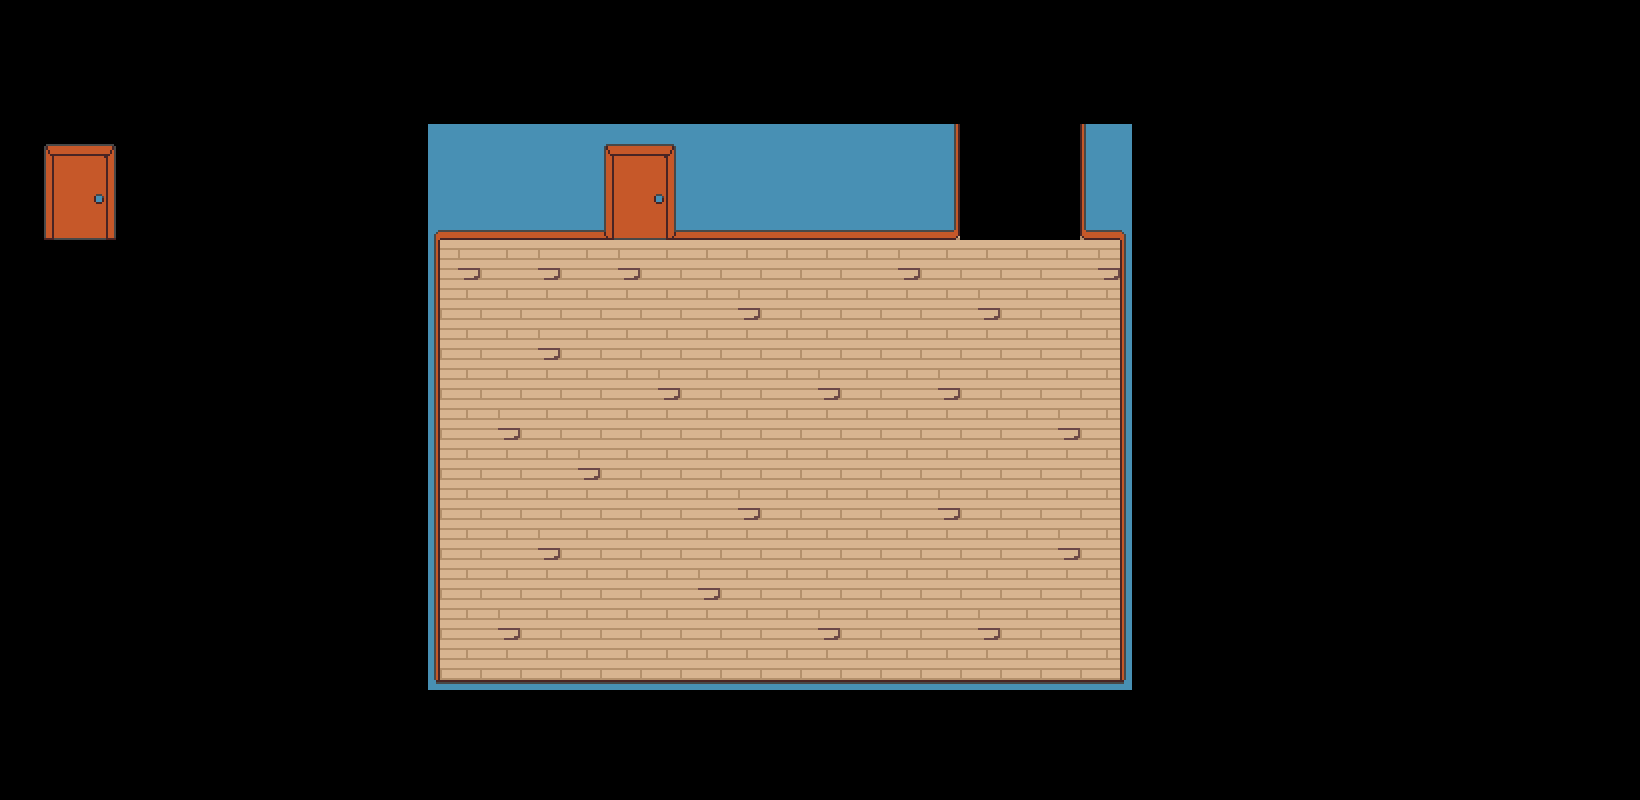

This game map was drawn from its Tiled (.tmx) file and the tilesets committed beside it. A one-line description and the full map source follow:
An orthogonal 41x20 tile map with 40x40 px tiles, 2 tile layers (Tile Layer 1, Tile Layer 2) and 17 objects (3x transition, 2x interactable, hall, soosdoor, darkdoor).

<map version="1.10" tiledversion="1.10.2" orientation="orthogonal" renderorder="right-down" width="41" height="20" tilewidth="40" tileheight="40" infinite="0" nextlayerid="6" nextobjectid="38">
 <editorsettings>
  <export target="schooldoor.lua" format="lua" />
 </editorsettings>
 <properties>
  <property name="light" value="on" />
  <property name="music" value="home theme" />
  <property name="name" value="Oleg's room" />
 </properties>
 <tileset firstgid="1" source="../tilesets/schooltiles.tsx" />
 <layer id="1" name="Tile Layer 1" width="41" height="20">
  <data encoding="csv">
2,2,2,2,2,2,2,2,2,2,2,2,2,2,2,2,2,2,2,2,2,2,2,2,2,2,2,2,2,2,2,2,2,2,2,2,2,2,2,2,2,
2,2,2,2,2,2,2,2,2,2,2,2,2,2,2,2,2,2,2,2,2,2,2,2,2,2,2,2,2,2,2,2,2,2,2,2,2,2,2,2,2,
2,2,2,2,2,2,2,2,2,2,2,2,2,2,2,2,2,2,2,2,2,2,2,2,2,2,2,2,2,2,2,2,2,2,2,2,2,2,2,2,2,
2,2,2,2,2,2,2,2,2,2,80,92,92,92,92,4,5,92,92,92,92,92,92,93,2,2,2,91,81,2,2,2,2,2,2,2,2,2,2,2,2,
2,2,2,2,2,2,2,2,2,2,80,92,92,92,92,13,14,92,92,92,92,92,92,93,2,2,2,91,81,2,2,2,2,2,2,2,2,2,2,2,2,
2,2,2,2,2,2,2,2,2,2,89,11,11,11,11,22,23,11,11,11,11,11,11,3,2,2,2,3,90,2,2,2,2,2,2,2,2,2,2,2,2,
2,2,2,2,2,2,2,2,2,2,98,1,3,1,3,1,3,3,3,3,3,3,1,3,3,3,3,1,99,2,2,2,2,2,2,2,2,2,2,2,2,
2,2,2,2,2,2,2,2,2,2,98,3,3,3,3,3,3,3,1,3,3,3,3,3,1,3,3,3,99,2,2,2,2,2,2,2,2,2,2,2,2,
2,2,2,2,2,2,2,2,2,2,98,3,3,1,3,3,3,3,3,3,3,3,3,3,3,3,3,3,99,2,2,2,2,2,2,2,2,2,2,2,2,
2,2,2,2,2,2,2,2,2,2,98,3,3,3,3,3,1,3,3,3,1,3,3,1,3,3,3,3,99,2,2,2,2,2,2,2,2,2,2,2,2,
2,2,2,2,2,2,2,2,2,2,98,3,1,3,3,3,3,3,3,3,3,3,3,3,3,3,1,3,99,2,2,2,2,2,2,2,2,2,2,2,2,
2,2,2,2,2,2,2,2,2,2,98,3,3,3,1,3,3,3,3,3,3,3,3,3,3,3,3,3,99,2,2,2,2,2,2,2,2,2,2,2,2,
2,2,2,2,2,2,2,2,2,2,98,3,3,3,3,3,3,3,1,3,3,3,3,1,3,3,3,3,99,2,2,2,2,2,2,2,2,2,2,2,2,
2,2,2,2,2,2,2,2,2,2,98,3,3,1,3,3,3,3,3,3,3,3,3,3,3,3,1,3,99,2,2,2,2,2,2,2,2,2,2,2,2,
2,2,2,2,2,2,2,2,2,2,98,3,3,3,3,3,3,1,3,3,3,3,3,3,3,3,3,3,99,2,2,2,2,2,2,2,2,2,2,2,2,
2,2,2,2,2,2,2,2,2,2,98,3,1,3,3,3,3,3,3,3,1,3,3,3,1,3,3,3,99,2,2,2,2,2,2,2,2,2,2,2,2,
2,2,2,2,2,2,2,2,2,2,98,3,3,3,3,3,3,3,3,3,3,3,3,3,3,3,3,3,99,2,2,2,2,2,2,2,2,2,2,2,2,
2,2,2,2,2,2,2,2,2,2,107,56,56,56,56,56,56,56,56,56,56,56,56,56,56,56,56,56,108,2,2,2,2,2,2,2,2,2,2,2,2,
2,2,2,2,2,2,2,2,2,2,47,47,47,47,47,47,47,47,47,47,47,47,47,47,47,47,47,47,47,47,2,2,2,2,2,2,2,2,2,2,2,
2,2,2,2,2,2,2,2,2,2,2,2,2,2,2,2,2,2,2,2,2,2,47,47,47,47,2,2,2,2,2,2,2,2,2,2,2,2,2,2,2
</data>
 </layer>
 <layer id="18" name="Tile Layer 2" width="31" height="12">
  <data encoding="csv">
0,0,0,0,0,0,0,0,0,0,0,0,0,0,0,0,0,0,0,0,0,0,0,0,0,0,0,0,0,0,0,
0,0,0,0,0,0,0,0,0,0,0,0,0,0,0,0,0,0,0,0,0,0,0,0,0,0,0,0,0,0,0,
0,0,0,0,0,0,0,0,0,0,0,0,0,0,0,0,0,0,0,0,0,0,0,0,0,0,0,0,0,0,0,
0,31,32,0,0,0,0,0,0,0,60,60,60,60,60,60,60,60,60,60,60,60,60,60,0,0,0,60,60,0,0,
0,40,41,0,0,0,0,0,0,0,0,0,0,0,0,0,0,0,0,0,0,0,0,0,0,0,0,0,0,0,0,
0,49,50,0,0,0,0,0,0,0,0,0,0,0,0,0,0,0,0,0,0,0,0,12,0,0,0,10,0,0,0,
0,0,0,0,0,0,0,0,0,0,0,0,0,0,0,0,0,0,0,0,0,0,0,0,0,0,0,0,0,0,0,
0,0,0,0,0,0,0,0,0,0,0,0,0,0,0,0,0,0,0,0,0,0,0,0,0,0,0,0,0,0,0,
0,0,0,0,0,0,0,0,0,0,0,0,0,0,0,0,0,0,0,0,0,0,0,0,0,0,0,0,0,0,0,
0,0,0,0,0,0,0,0,0,0,0,0,0,0,0,0,0,0,0,0,0,0,0,0,0,0,0,0,0,0,0,
0,0,0,0,0,0,0,0,0,0,0,0,0,0,0,0,0,0,0,0,0,0,0,0,0,0,0,0,0,0,0,
0,0,0,0,0,0,0,0,0,0,0,0,0,0,0,0,0,0,0,0,0,0,0,0,0,0,0,0,0,0,0
</data>
 </layer>
 <objectgroup color="#0000ff" id="4" name="collision" opacity="0.5">
  <object id="89" x="110" y="200" width="504" height="40" />
  <object id="90" x="-80.6667" y="200" width="130.667" height="40" />
  <object id="91" x="666" y="200" width="461.5" height="40" />
  <object id="95" x="1120" y="240" width="40" height="437.334" />
  <object id="96" x="440" y="680" width="717.337" height="40" />
  <object id="97" x="680" y="680" width="40" height="120" />
  <object id="98" x="400" y="270" width="40" height="414.688" />
  <object id="104" x="-40.6667" y="233.272" width="40" height="129.455" />
  <object id="108" x="-30.3333" y="323" width="470.333" height="40" />
 </objectgroup>
 <objectgroup color="#7f00ff" id="3" name="markers">
  <object id="55" name="hall" x="640" y="280">
   <point />
  </object>
  <object id="106" name="soosdoor" x="80" y="280">
   <point />
  </object>
 </objectgroup>
 <objectgroup color="#ff00ff" id="2" name="objects">
  <object id="54" name="transition" x="560" y="700" width="120" height="40">
   <properties>
    <property name="map" value="schooldoor" />
    <property name="marker" value="soosdoor" />
   </properties>
  </object>
  <object id="84" name="interactable" x="50" y="200" width="59.995" height="40">
   <properties>
    <property name="text">* (This door seem to be SOOOOOOOOOOOOOOOOOOOOOOOOOOOOOOO
OOOOOOOOOOOOOOOOOOOOOOOOS.)</property>
   </properties>
  </object>
  <object id="100" name="interactable" x="960" y="200" width="120" height="40">
   <properties>
    <property name="cutscene" value="enterdark" />
   </properties>
  </object>
  <object id="101" name="darkdoor" x="976" y="124" width="88" height="112" />
  <object id="102" name="transition" x="614" y="200" width="52" height="40">
   <properties>
    <property name="map" value="hall" />
    <property name="marker" value="basement with kids" />
   </properties>
  </object>
  <object id="105" name="transition" x="50" y="196" width="60" height="40">
   <properties>
    <property name="map" value="room1-light" />
    <property name="marker" value="spawn" />
   </properties>
  </object>
 </objectgroup>
</map>
